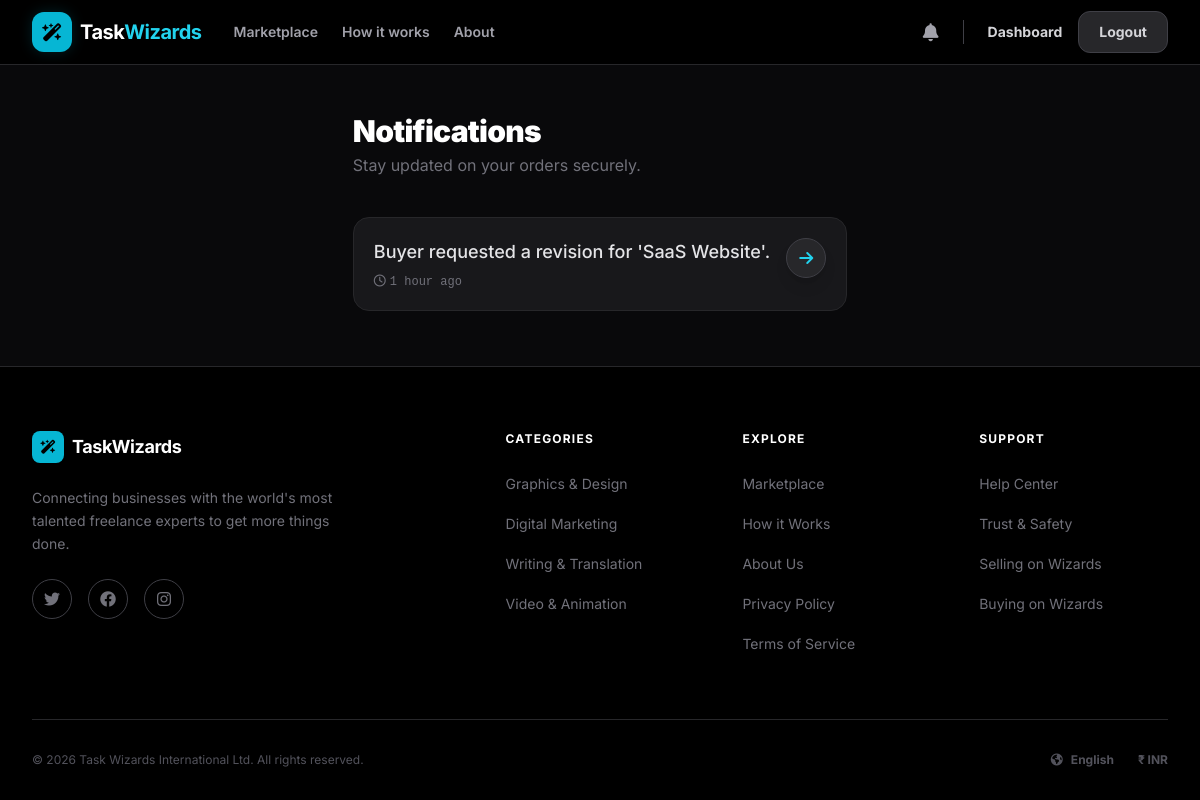
/marketplace/notifications/ (signed in), run on the app's committed database.
### marketplace/models.py (models this page shows, shortened)
class Notification(models.Model):
    user = models.ForeignKey(settings.AUTH_USER_MODEL, on_delete=models.CASCADE, related_name="notifications")
    message = models.CharField(max_length=255)
    link = models.CharField(max_length=255, blank=True, null=True)
    is_read = models.BooleanField(default=False)
    created_at = models.DateTimeField(auto_now_add=True)
    class Meta:
        ordering = ["-created_at"]

### marketplace/views.py (the view)
# urls.py: path("notifications/", views.NotificationListView.as_view(), name="notification_list"),
class NotificationListView(LoginRequiredMixin, ListView):
    model = Notification
    template_name = "marketplace/notification_list.html"
    context_object_name = "notifications"
    def get_queryset(self):
        return Notification.objects.filter(user=self.request.user)

### marketplace/templates/marketplace/notification_list.html (shortened to what this page needs)
{% extends "account/base.html" %}
{% block content %}
<div class="max-w-4xl mx-auto px-4 sm:px-6 lg:px-8 py-12">
    <div class="mb-10 block">
        <h1 class="text-3xl font-black text-white tracking-tight">Notifications</h1>
        <p class="text-zinc-500 mt-1">Stay updated on your orders securely.</p>
    </div>
    {% if notifications %}
        <div class="space-y-4">
            {% for notification in notifications %}
            <div class="{% if not notification.is_read %}bg-zinc-800 border-cyan-500/50{% else %}bg-zinc-900 border-zinc-800{% endif %} rounded-2xl border p-5 flex items-start justify-between hover:border-zinc-600 transition-all duration-300">
                <div class="flex-1">
                    <p class="text-zinc-200 text-lg {% if not notification.is_read %}font-bold{% else %}font-medium{% endif %}">
                        {{ notification.message }}
                    </p>
                    <p class="text-zinc-500 text-xs mt-2 font-mono">
                        <i class="fa-regular fa-clock mr-1"></i>{{ notification.created_at|timesince }} ago
                    </p>
                </div>
                <div class="ml-4 flex items-center gap-3">
                    {% if notification.link %}
                        <a href="{{ notification.link }}" class="w-10 h-10 rounded-full bg-zinc-800 flex items-center justify-center text-cyan-400 hover:bg-cyan-500 hover:text-black transition-all shadow-lg border border-zinc-700 hover:border-cyan-400">
                            <i class="fa-solid fa-arrow-right"></i>
                        </a>
                    {% endif %}
                </div>
            </div>
            {% endfor %}
        </div>
    {% endif %}
</div>
{% endblock %}

### data on the page
Notification: message "Buyer requested a revision for 'SaaS Website'.", created_at "1 hour"
